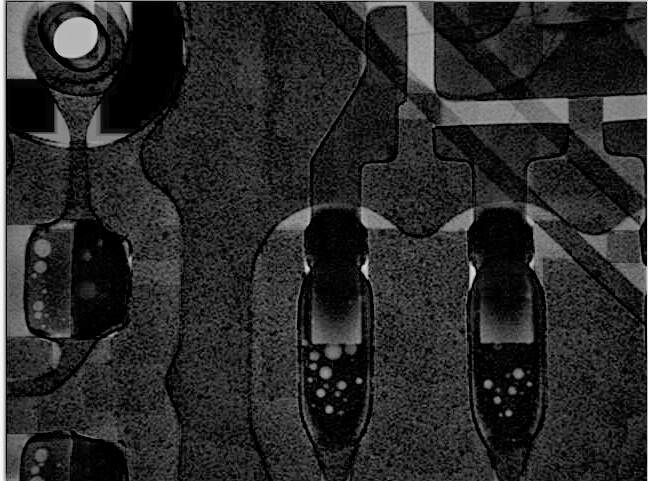
#> input picture Void_Detection/src/image/1590993664526.png, 648 x 481 px, found by its file name
$ python blob-detection.py   (older library calls are emulated)
#> lines starting #> are read from the running program, lines starting #| are printed output that depends on the picture; after the words box and inside, x2 and y2 are one past the last pixel; in counts of white or black regions, pixels touching at a corner belong together
from math import sqrt
from skimage import data
from skimage.feature import blob_dog, blob_log, blob_doh
from skimage.color import rgb2gray
from scipy.ndimage import gaussian_filter1d

import matplotlib.pyplot as plt
import matplotlib.image as mpimg
import numpy as np
import cv2


def gaussian_curvature(Z):
    # [8 lines of commented-out code are left out]

    dx, dy = np.gradient(Z)
    dxx, dxy = np.gradient(dx)
    dyx, dyy = np.gradient(dy)

    # det of hessian
    ret = dxx*dyy - dxy*dxy
    ret /= (1 + dx*dx + dy*dy) * (1 + dx*dx + dy*dy)

    return ret

# image = data.hubble_deep_field()[0:500, 0:500]
image = mpimg.imread('1590993664526.png')
#> image is the input picture: shape (481, 648, 4) float32; mean R, G, B, A 0.161, 0.161, 0.161, 1
image = np.array(image, dtype=np.double)
image_gray = rgb2gray(image)
max_sigma = 10 # default: 30
blobs_log = blob_log(image_gray, max_sigma=max_sigma, num_sigma=10, threshold=0.07)

blobs_log[:, 2] = blobs_log[:, 2] * sqrt(2)

blobs_dog = blob_dog(image_gray, max_sigma=max_sigma, threshold=0.07)
#> blobs_dog = 1248 rows, first 8: [105, 0, 4.1], [154, 0, 4.1], [391, 0, 4.1], [272, 472, 2.56], [269, 307, 1.6], [366, 0, 4.1], [268, 365, 2.56], [322, 647, 1]
blobs_dog[:, 2] = blobs_dog[:, 2] * sqrt(2)

blobs_doh = blob_doh(image_gray, max_sigma=max_sigma, threshold=0.01)
#> blobs_doh = 22 rows, first 8: [268, 306, 4], [268, 364, 6], [408, 328, 5], [392, 319, 5], [372, 324, 7], [380, 358, 4], [383, 486, 5], [476, 0, 8]

blobs_list = [blobs_log, blobs_dog, blobs_doh]
colors = ['yellow', 'lime', 'red']
titles = ['Laplacian of Gaussian', 'Difference of Gaussian',
          'Determinant of Hessian']
sequence = zip(blobs_list, colors, titles)

fig, axes = plt.subplots(1, 3, figsize=(9, 3), sharex=True, sharey=True)
ax = axes.ravel()


dx = [-1, 0, 1, 0, -1, -1, 1, 1]
dy = [0, 1, 0, -1, -1, 1, -1, 1]


for idx, (blobs, color, title) in enumerate(sequence):
    ax[idx].set_title(title)
    ax[idx].imshow(image)
    total = len(blobs)
    small_radius = 0
    removed = 0

    copy = image.copy()


    for blob in blobs:
        y, x, r = blob
        r = int(r)
        y = int(y)
        x = int(x)

        maxValCounts = []

        #for too samll blob

        if r <= 1:
            small_radius += 1
            continue

        # if r < y-r and y+r < image_gray.shape[0]-r and r < x-r and x+r < image_gray.shape[1]-r:
        if r+4 < y-r and y+r < image_gray.shape[0]-r-4 and r+4 < x-r and x+r < image_gray.shape[1]-r-4:
            # cv2.circle(image_gray, (x, y), r, (255, 0, 0), -1)

            mask = np.zeros((image.shape[0], image.shape[1]), dtype=np.double)
            cv2.circle(mask, (x, y), r, (1.0), -1)
            mask = mask[y-2*r-4:y+2*r+4, x-2*r-4:x+2*r+4]

            ring1 = np.zeros((image.shape[0], image.shape[1]), dtype=np.double)
            cv2.circle(ring1, (x, y), r+1, (1.0), 1)
            ring1 = ring1[y-2*r-4:y+2*r+4, x-2*r-4:x+2*r+4]

            ring2 = np.zeros((image.shape[0], image.shape[1]), dtype=np.double)
            cv2.circle(ring2, (x, y), r+2, (1.0), 1)
            ring2 = ring2[y-2*r-4:y+2*r+4, x-2*r-4:x+2*r+4]

            ring3 = np.zeros((image.shape[0], image.shape[1]), dtype=np.double)
            cv2.circle(ring3, (x, y), r+3, (1.0), 1)
            ring3 = ring3[y-2*r-4:y+2*r+4, x-2*r-4:x+2*r+4]

            ring4 = np.zeros((image.shape[0], image.shape[1]), dtype=np.double)
            cv2.circle(ring4, (x, y), r+3, (1.0), 1)
            ring4 = ring4[y-2*r-4:y+2*r+4, x-2*r-4:x+2*r+4]

            out = image_gray[y-2*r-4:y+2*r+4, x-2*r-4:x+2*r+4]
            # out = image_gray[y-r:y+r, x-r:x+r]

            inner = out[np.where(mask == 1.0)]
            outer1 = out[np.where(ring1 == 1.0)]
            outer2 = out[np.where(ring2 == 1.0)]
            outer3 = out[np.where(ring3 == 1.0)]
            outer4 = out[np.where(ring4 == 1.0)]

            innerAvg = sum(inner) / len(inner)
            avg1 = sum(outer1) / len(outer1)
            avg2 = sum(outer2) / len(outer2)
            avg3 = sum(outer3) / len(outer3)
            avg4 = sum(outer4) / len(outer4)
            threshold = innerAvg * 3 / 7

            # [7 lines of commented-out code are left out]

            if avg1 < threshold or avg2 < threshold or avg3 < threshold or avg4 < threshold:
            # if avg1 < threshold or avg2 < threshold or avg3 < threshold:
                # true void

                c = plt.Circle((x, y), r, color='lime', linewidth=1, fill=False)
                ax[idx].add_patch(c)

                print('r: ', r)
                print('thresh: ', threshold)
                print(innerAvg)
                print(avg1)
                print(avg2)
                print(avg3)
                print('')

                cv2.circle(copy, (x, y), r, (0, 1.0, 0), 1)

                cv2.imshow('out', out)
                cv2.imshow('ret', copy)

                while True:
                    ch = cv2.waitKey(1)
                    if ch == 27:
                        break
            else:

                cv2.circle(copy, (x, y), r, (0, 0, 1.0), 1)

                c = plt.Circle((x, y), r, color='red', linewidth=1, fill=False)
                ax[idx].add_patch(c)
                removed += 1

            # [9 lines of commented-out code are left out]


    ax[idx].set_axis_off()
    print(total, small_radius, removed)
    print('total: ', total)
    print('small R: ', small_radius)
    print('removed: ', removed, removed / (total - small_radius))
#> this loop made 3 passes; (key Esc is pressed on pass 1)
#> (color, title, total) on passes 1 to 3: ('yellow', 'Laplacian of Gaussian', 3266), ('lime', 'Difference of Gaussian', 1248), ('red', 'Determinant of Hessian', 22)
#> (printed output is left out)
#> pass 1, `cv2.imshow('out', out)`:
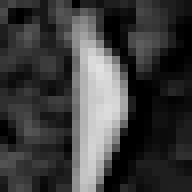
#> window 'out': shape (24, 24) float64 (shown 8 times larger); min 0, max 0.882, mean 0.241
#> pass 1, `cv2.imshow('out', out)`:
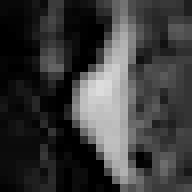
#> window 'out': shape (24, 24) float64 (shown 8 times larger); min 0, max 0.863, mean 0.231


plt.tight_layout()
plt.show()
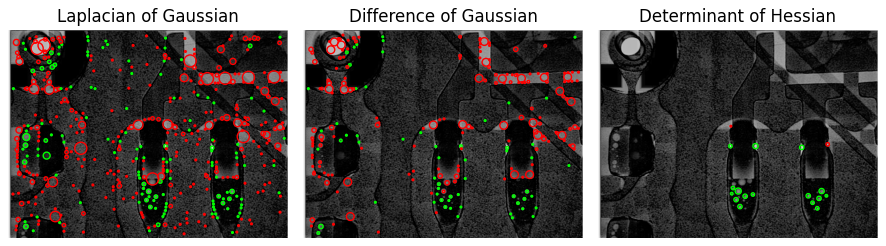
#> figure drawn by matplotlib, 3 panels

# [5 lines of commented-out code are left out]

$ run again, with Void_Detection/src/image/2.PNG copied over Void_Detection/src/image/1590993664526.png
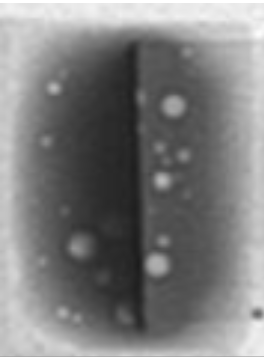
#> input picture Void_Detection/src/image/2.PNG, 264 x 359 px, found by its file name
#> image is the input picture: shape (359, 264, 4) float32; mean R, G, B, A 0.495, 0.495, 0.495, 1
#> blobs_log = 31 rows, first 8: [264, 156, 8], [180, 162, 6], [105, 173, 7], [358, 129, 10], [358, 146, 10], [88, 54, 4], [247, 78, 7], [358, 16, 2]
#> blobs_dog = 22 rows, first 8: [264, 156, 6.55], [180, 162, 4.1], [105, 173, 6.55], [358, 127, 6.55], [358, 149, 6.55], [247, 78, 6.55], [88, 54, 4.1], [358, 138, 1.6]
#> blobs_doh = [[350, 258, 10]]
#> the loop `for idx, (blobs, color, title) in enumerate(sequence):` made 3 passes
#> (color, title, total) on passes 1 to 2: ('yellow', 'Laplacian of Gaussian', 31), ('lime', 'Difference of Gaussian', 22)
#> (printed output is left out)
#> after the loop `for idx, (blobs, color, title) in enumerate(sequence):`:
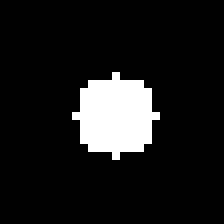
#> mask: shape (28, 28) float64 (shown 8 times larger); values 0 (black) and 1 (white), 10.3% white; 1 white region, box (x1, y1, x2, y2) and area: (9, 9, 20, 20) 81
#> `plt.show()`:
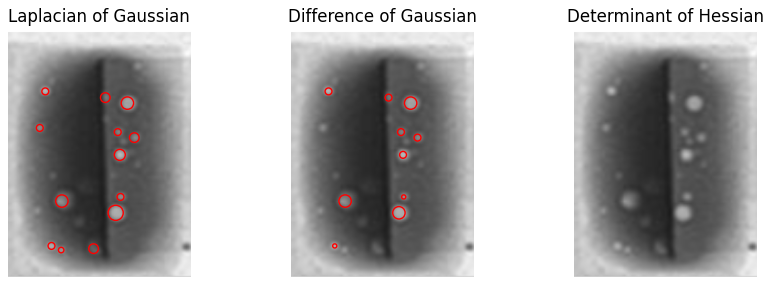
#> figure drawn by matplotlib, 3 panels
